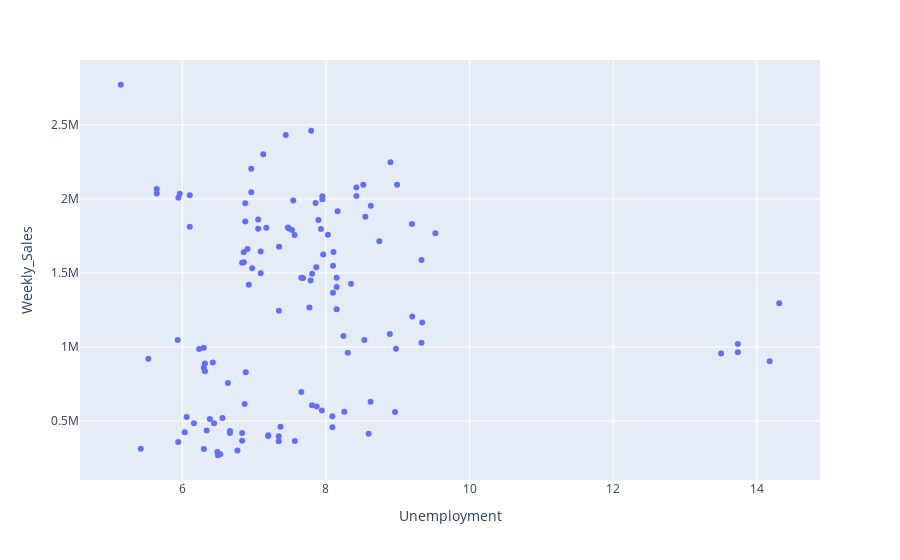

Here is the notebook cell this chart was saved with:
### Code cell
fig4 = px.scatter(dataset, x = 'Unemployment' , y = 'Weekly_Sales')
fig4.show()

### Figure 1 — Plotly figure (JSON) as saved in the notebook; plotly's stock layout.template omitted (floating-point values rounded to 4 significant figures; data arrays with more than 128 entries replaced by an {"elided": "..."} marker saying what was removed)
{"data": [{"hovertemplate": "Unemployment=%{x}<br>Weekly_Sales=%{y}<extra></extra>", "legendgroup": "", "marker": {"color": "#636efa", "symbol": "circle"}, "mode": "markers", "name": "", "orientation": "v", "showlegend": false, "type": "scatter", "x": {"elided": "150 float values"}, "xaxis": "x", "y": {"elided": "150 float values"}, "yaxis": "y"}], "layout": {"legend": {"tracegroupgap": 0}, "margin": {"t": 60}, "xaxis": {"anchor": "y", "domain": [0, 1], "title": {"text": "Unemployment"}}, "yaxis": {"anchor": "x", "domain": [0, 1], "title": {"text": "Weekly_Sales"}}}}
